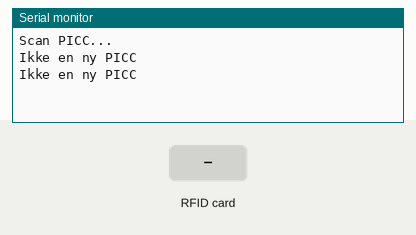
This sketch was run on a simulated ESP8266 (NodeMCU). Shown: the last lines printed to the serial monitor. The inputs (shaded band) are chosen by the test bench.

Above: at 1.2 s.
1.3 s: RFID card 79 E7 4E 1B held to the reader
At 2.0 s:
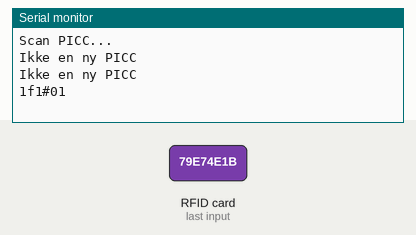
3.1 s: RFID card 10 F4 8D 79 held to the reader
At 3.6 s:
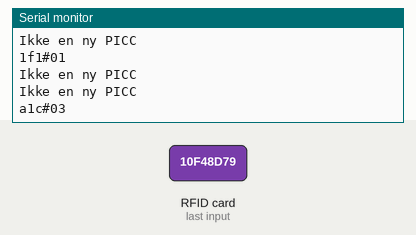
4.6 s: RFID card 5E 7A 19 C4 held to the reader
At 5.1 s:
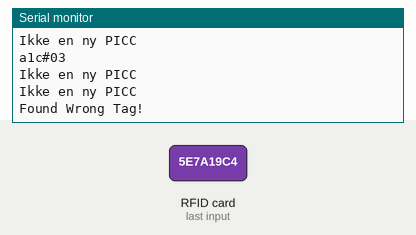

The sketch:

RFID_System.ino
```cpp
#include <SPI.h>
#include <MFRC522.h>

#define RST_PIN D4
#define SS_PIN D3

MFRC522 mfrc522(SS_PIN, RST_PIN);
String tagUID1 = "79 E7 4E 1B";
String tagUID2 = "17 E4 1E 26";
String tagUID3 = "10 F4 8D 79";

String tagUID4 = "99 8E 29 01";
String tagUID5 = "39 B9 8D 79";
String tagUID6 = "45 E1 EC C3";

String tagUID7 = "C3 3F DE C3";
String tagUID8 = "8A 13 61 83";
String tagUID9 = "79 D6 46 1B";

String tagUID10 = "19 A2 4F 1B";
String tagUID11 = "2D BB B4 73";
String tagUID12 = "D4 08 30 83";
String tagOLD = "";

void setup() {
  // put your setup code here, to run once:
  Serial.begin(115200);
  while (!Serial);

  SPI.begin();
  mfrc522.PCD_Init();

  Serial.println(F("Scan PICC..."));

}

void loop() {
  // put your main code here, to run repeatedly:
  delay(500);
  if (! mfrc522.PICC_IsNewCardPresent()) {
    Serial.println("Ikke en ny PICC");
  } else {
    if (! mfrc522.PICC_ReadCardSerial()) {
      Serial.println("Kan ikke laese UID");
      return;
    } else {
      String tag = "";
      for (byte i = 0; i < mfrc522.uid.size; i++) {
        tag.concat(String(mfrc522.uid.uidByte[i] < 0x10 ? " 0" : " "));
        tag.concat(String(mfrc522.uid.uidByte[i], HEX));
      }
      tag.toUpperCase();
      if (tag.substring(1) == tagUID1) {
        tagOLD = tag;
        Serial.println(F("1f1#01"));
      } else if (tag.substring(1) == tagUID2) {
        tagOLD = tag;
        Serial.println(F("1f2#02"));
      } else if (tag.substring(1) == tagUID3) {
        tagOLD = tag;
        Serial.println(F("a1c#03"));
        } else if (tag.substring(1) == tagUID4) {
        tagOLD = tag;
        Serial.println(F("2f1#04"));
      } else if (tag.substring(1) == tagUID5) {
        tagOLD = tag;
        Serial.println(F("2F2#05"));
        } else if (tag.substring(1) == tagUID6) {
        tagOLD = tag;
        Serial.println(F("a2C#06"));
      } else if (tag.substring(1) == tagUID7) {
        tagOLD = tag;
        Serial.println(F("3F1#07"));
        } else if (tag.substring(1) == tagUID8) {
        tagOLD = tag;
        Serial.println(F("3F2#08"));
      } else if (tag.substring(1) == tagUID9) {
        tagOLD = tag;
        Serial.println(F("a3C#09"));
        } else if (tag.substring(1) == tagUID10) {
        tagOLD = tag;
        Serial.println(F("4F1@10"));
      } else if (tag.substring(1) == tagUID11) {
        tagOLD = tag;
        Serial.println(F("4F2@11"));
        } else if (tag.substring(1) == tagUID12) {
        tagOLD = tag;
        Serial.println(F("a4C@12"));
      } else if (tagOLD.substring(1) != tag.substring(1)) {
        tagOLD = tag;
        Serial.println(F("Found Wrong Tag!"));
      }
    }
  }
}
```

Measured:
- after the input at 1.3 s, the serial monitor: prints a new line after 0.30 s (image 1)
- after the input at 3.1 s, the serial monitor: prints a new line after 0.06 s (image 2)
- after the input at 4.6 s, the serial monitor: prints a new line after 0.11 s (image 3)
